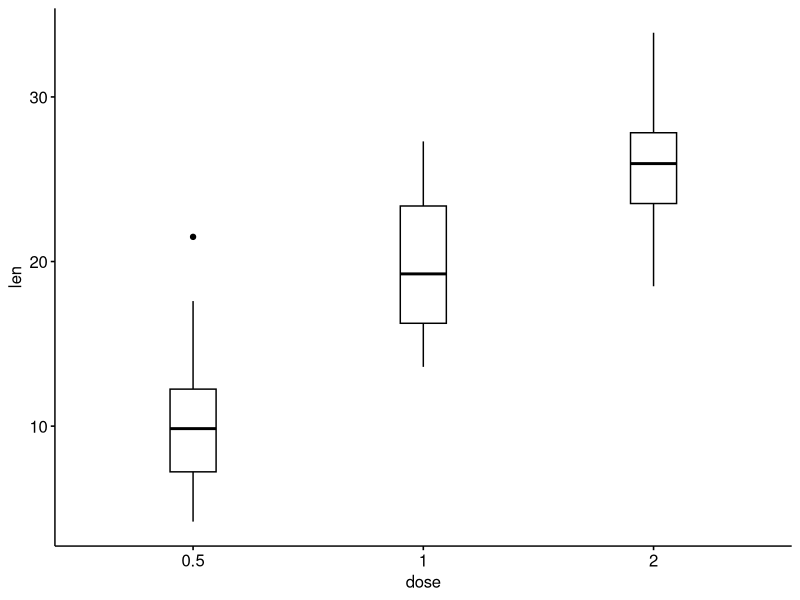
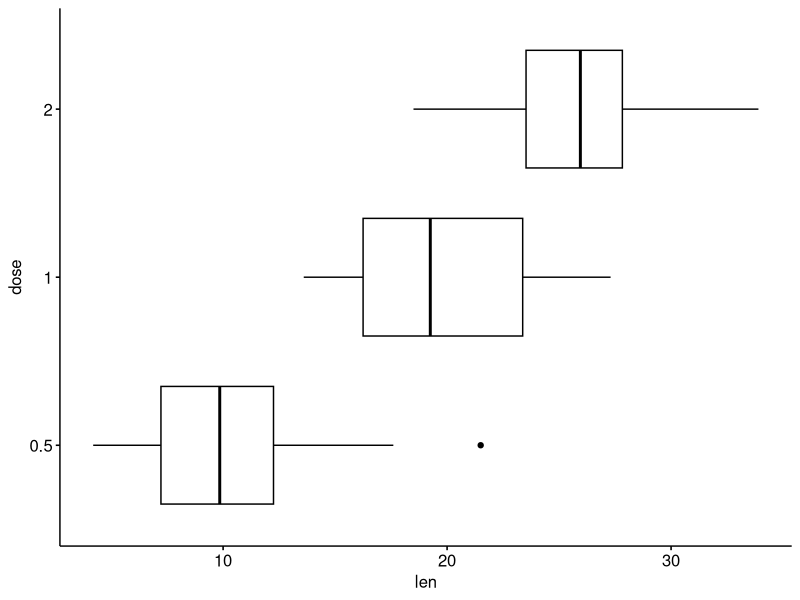
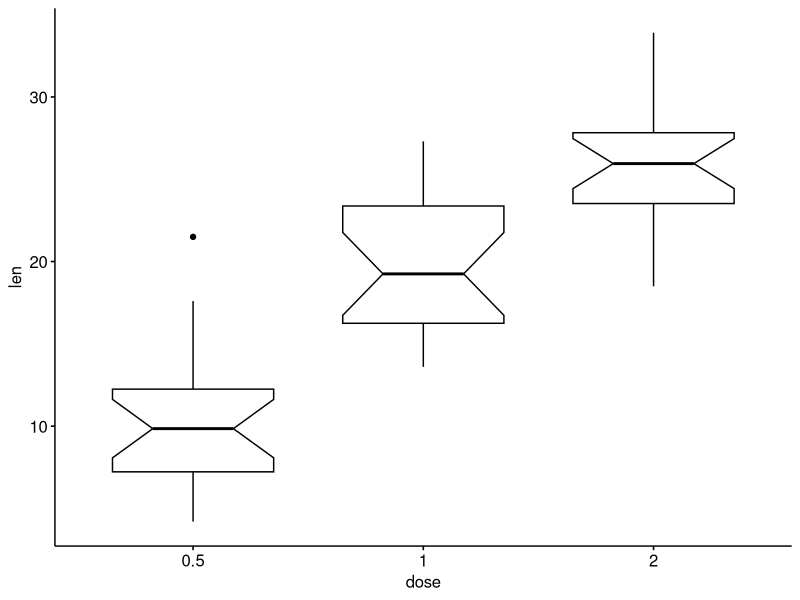
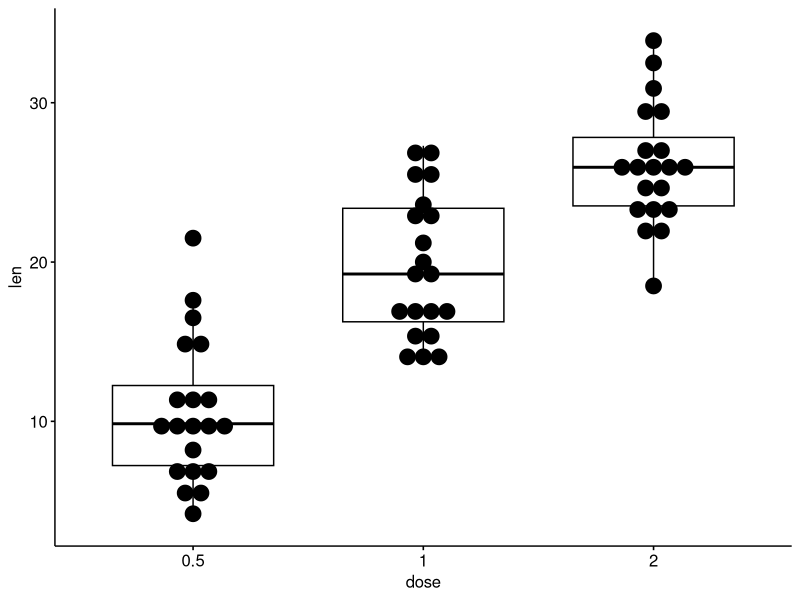
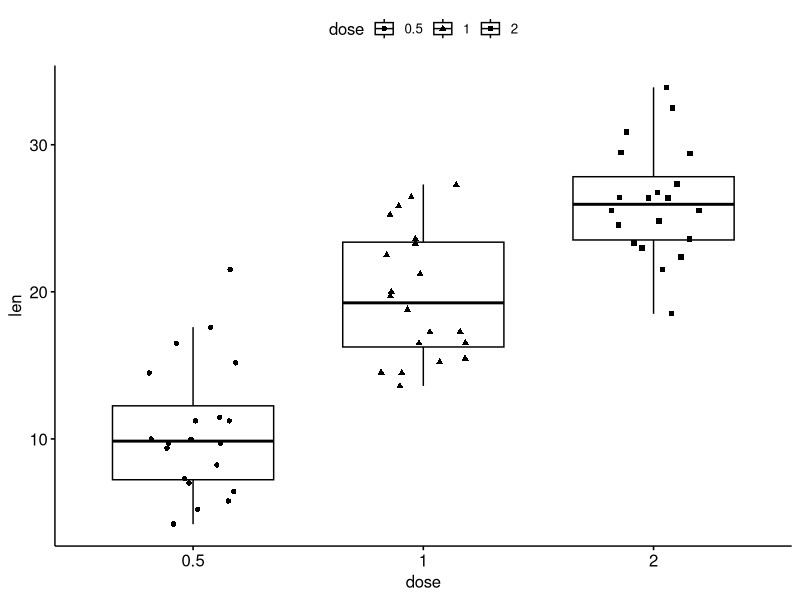
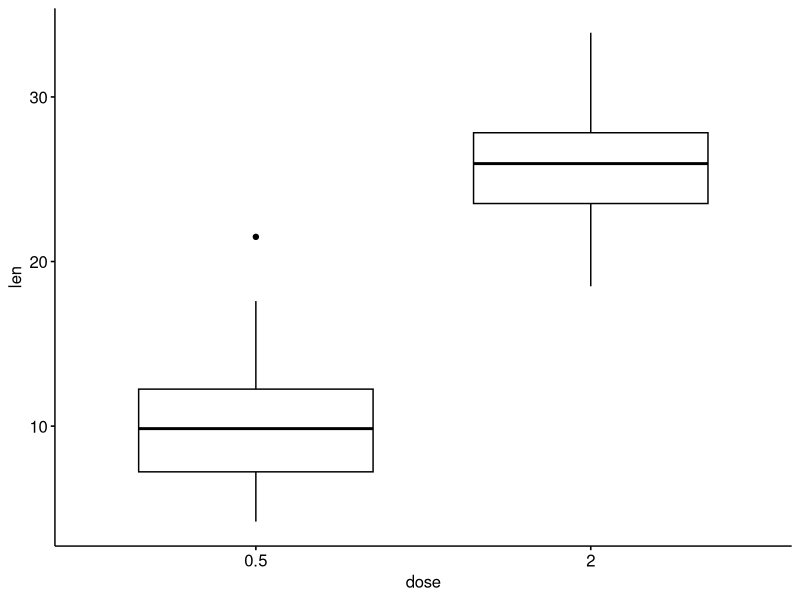
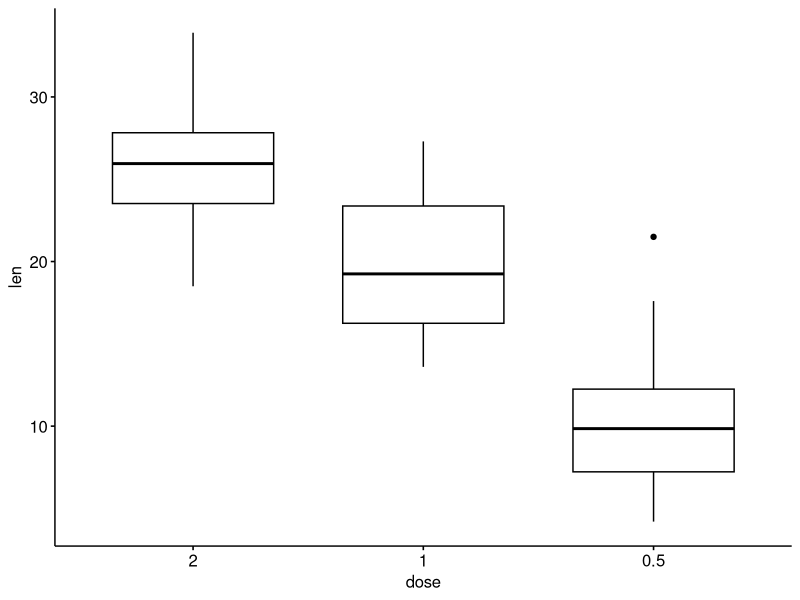
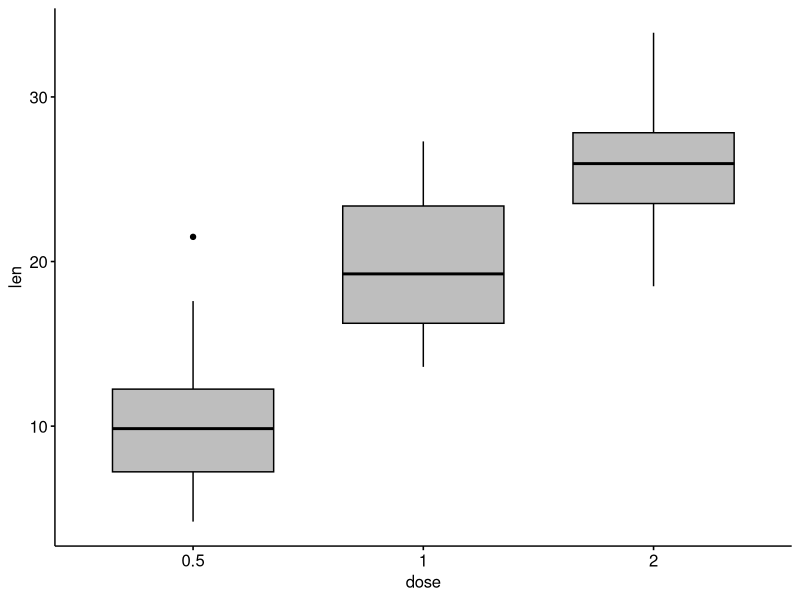

Here is the R script that generated these plots, in order: (Note: this script raises an error after producing the figures.)
######################2019-07-26#########################
##create cutomized boxplot by ggpubr package#############
##explore the arguments of ggboxplot  ###################
#########################################################

library(ggpubr)

# Load data
#Use ‘data(package = .packages(all.available = TRUE))’
#to list the data sets in all *available* packages.
#or data() will list all the data in each packages

data("ToothGrowth")
df <- ToothGrowth

# Basic plot
# +++++++++++++++++++++++++++
# width: change box plots width, range 0 ~ 1
ggboxplot(df, x = "dose", y = "len", width = 0.2)

# Change orientation: horizontal
ggboxplot(df, "dose", "len", orientation = "horizontal")

# Notched box plot
ggboxplot(df, x = "dose", y = "len",
          notch = TRUE)

# Add dots
# ++++++++++++++++++++++++++
ggboxplot(df, x = "dose", y = "len",
          add = "dotplot")

# Add jitter points and change the shape by groups
ggboxplot(df, x = "dose", y = "len",
          add = "jitter", shape = "dose")


# Select and order items
# ++++++++++++++++++++++++++++++

# Select which items to display: "0.5" and "2"
ggboxplot(df, "dose", "len",
          select = c("0.5", "2"))

# Change the default order of items
ggboxplot(df, "dose", "len",
          order = c("2", "1", "0.5"))


# Change colors
# +++++++++++++++++++++++++++
# Change outline and fill colors
ggboxplot(df, "dose", "len",
          color = "black", fill = "gray")

# Change outline colors by groups: dose
# Use custom color palette
# Add jitter points and change the shape by groups
ggboxplot(df, "dose", "len",
          color = "dose", palette =c("#00AFBB", "#E7B800", "#FC4E07"),
          add = "jitter", shape = "dose")

# Change fill color by groups: dose
ggboxplot(df, "dose", "len",
          fill = "dose", palette = c("#00AFBB", "#E7B800", "#FC4E07"))


# Box plot with multiple groups
# +++++++++++++++++++++
# fill or color box plot by a second group : "supp"
my_comparisons <- list( c("0.5", "1"), c("1", "2"), c("0.5", "2") )
ggboxplot(df, "dose", "len", color = "supp",
          palette = c("#00AFBB", "#E7B800"),
          facet.by = "supp",
          panel.labs = list(supp = c("Organce Juice", "Vitamine C")),
#          short.panel.labs = FALSE,
          linetype = 1,  #solid line is 1
          size = 0.5,  #change point and box outline size
#          notch = TRUE, #default is FALSE,Notches are used to compare groups; if the notches of two boxes do not overlap, this suggests that the medians are significantly different.
          order = c("2", "1", "0.5"), #change order of items
          add = c("jitter","mean_sd"),
          add.params = list(color = "red"),
          xlab = "Dose (mg)",
          ylab = "Length (cm)",
          bxp.errorbar = TRUE,
          bxp.errorbar.width = 0.1, ##error bar line (horizontal) width
          label = paste0("bunny",1:nrow(df)),
          font.label = list(size = 8, face = "bold", color ="blue"),
#          label.select = list(top.up = 10, top.down = 4),
          label.select = list(criteria = "`y` > 20.9 | `y` < 7.2 & `x` %in% c('0.5', '1','2')"),
          repel=TRUE
#          label.rectangle=TRUE
) +
stat_compare_means(comparisons = my_comparisons,size = 3)+ # Add pairwise comparisons p-value
stat_compare_means(label.y = 50,size = 4)+     # Add global p-value


theme(axis.text.x = element_text(color = "grey20", size = 15, angle = 90, hjust = .5, vjust = .5, face = "plain"),
      axis.text.y = element_text(color = "grey20", size = 15, angle = 0, hjust = 1, vjust = 0, face = "plain"),  
      axis.title.x = element_text(color = "grey20", size = 20, angle = 0, hjust = .5, vjust = 0, face = "plain"),
      axis.title.y = element_text(color = "grey20", size = 20, angle = 90, hjust = .5, vjust = .5, face = "plain"))


# Paired samples
#:::::::::::::::::::::::::::::::::::::::::::::::::
ggpaired(ToothGrowth, x = "supp", y = "len",
         color = "supp", line.color = "gray", line.size = 0.4,
         palette = "npg")+
  stat_compare_means(paired = TRUE) 






stat_compare_means(mapping = NULL, data = NULL, method = NULL,
                   paired = FALSE, method.args = list(), ref.group = NULL,
                   comparisons = NULL, hide.ns = FALSE, label.sep = ", ",
                   label = NULL, label.x.npc = "left", label.y.npc = "top",
                   label.x = NULL, label.y = NULL, tip.length = 0.03,
                   bracket.size = 0.3, step.increase = 0, symnum.args = list(),
                   geom = "text", position = "identity", na.rm = FALSE,
                   show.legend = NA, inherit.aes = TRUE, ...)

